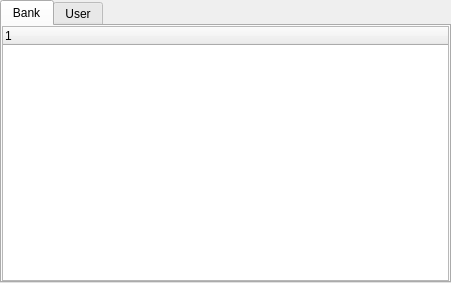
<?xml version="1.0" encoding="UTF-8"?>
<ui version="4.0">
 <class>wgVtxFile</class>
 <widget class="QWidget" name="wgVtxFile">
  <property name="geometry">
   <rect>
    <x>0</x>
    <y>0</y>
    <width>451</width>
    <height>283</height>
   </rect>
  </property>
  <property name="windowTitle">
   <string>VtxFile</string>
  </property>
  <layout class="QGridLayout" name="gridLayout_4">
   <property name="margin">
    <number>0</number>
   </property>
   <property name="spacing">
    <number>0</number>
   </property>
   <item row="0" column="0">
    <widget class="QTabWidget" name="tabWidget">
     <property name="currentIndex">
      <number>0</number>
     </property>
     <widget class="QWidget" name="tiBank">
      <attribute name="title">
       <string>Bank</string>
      </attribute>
      <layout class="QGridLayout" name="gridLayout_5">
       <property name="margin">
        <number>0</number>
       </property>
       <property name="spacing">
        <number>0</number>
       </property>
       <item row="0" column="0">
        <widget class="QTreeWidget" name="treeWidget">
         <column>
          <property name="text">
           <string notr="true">1</string>
          </property>
         </column>
        </widget>
       </item>
      </layout>
     </widget>
     <widget class="QWidget" name="tiUser">
      <attribute name="title">
       <string>User</string>
      </attribute>
      <layout class="QGridLayout" name="gridLayout">
       <property name="margin">
        <number>0</number>
       </property>
       <property name="spacing">
        <number>0</number>
       </property>
       <item row="0" column="0">
        <widget class="QTabWidget" name="tabFile">
         <property name="currentIndex">
          <number>0</number>
         </property>
         <widget class="QWidget" name="tiLoad">
          <attribute name="title">
           <string>Load</string>
          </attribute>
          <layout class="QGridLayout" name="gridLayout_3">
           <property name="horizontalSpacing">
            <number>0</number>
           </property>
           <property name="verticalSpacing">
            <number>2</number>
           </property>
           <property name="margin">
            <number>0</number>
           </property>
           <item row="6" column="0">
            <widget class="QPushButton" name="pbLoad">
             <property name="text">
              <string>Load</string>
             </property>
            </widget>
           </item>
           <item row="0" column="0">
            <widget class="QLabel" name="lImportTitle">
             <property name="minimumSize">
              <size>
               <width>0</width>
               <height>14</height>
              </size>
             </property>
             <property name="font">
              <font>
               <weight>75</weight>
               <bold>true</bold>
               <underline>true</underline>
              </font>
             </property>
             <property name="text">
              <string>Import Vertex Map</string>
             </property>
             <property name="alignment">
              <set>Qt::AlignCenter</set>
             </property>
            </widget>
           </item>
           <item row="1" column="0">
            <widget class="Line" name="line_4">
             <property name="orientation">
              <enum>Qt::Horizontal</enum>
             </property>
            </widget>
           </item>
           <item row="5" column="0">
            <widget class="Line" name="line_6">
             <property name="orientation">
              <enum>Qt::Horizontal</enum>
             </property>
            </widget>
           </item>
           <item row="2" column="0">
            <layout class="QHBoxLayout" name="hlImpRootPath">
             <property name="spacing">
              <number>2</number>
             </property>
             <item>
              <widget class="QLabel" name="lImpRootPath">
               <property name="minimumSize">
                <size>
                 <width>60</width>
                 <height>0</height>
                </size>
               </property>
               <property name="maximumSize">
                <size>
                 <width>60</width>
                 <height>20</height>
                </size>
               </property>
               <property name="text">
                <string>Root Path:</string>
               </property>
              </widget>
             </item>
             <item>
              <widget class="QLineEdit" name="leImpRootPath">
               <property name="readOnly">
                <bool>false</bool>
               </property>
              </widget>
             </item>
             <item>
              <widget class="QPushButton" name="pbSetImpPath">
               <property name="maximumSize">
                <size>
                 <width>16777215</width>
                 <height>20</height>
                </size>
               </property>
               <property name="text">
                <string>Set</string>
               </property>
              </widget>
             </item>
            </layout>
           </item>
           <item row="3" column="0">
            <widget class="Line" name="line_5">
             <property name="orientation">
              <enum>Qt::Horizontal</enum>
             </property>
            </widget>
           </item>
           <item row="4" column="0">
            <layout class="QHBoxLayout" name="hlExpMode_2">
             <property name="spacing">
              <number>12</number>
             </property>
             <item>
              <widget class="QLabel" name="lLoadMode">
               <property name="minimumSize">
                <size>
                 <width>60</width>
                 <height>0</height>
                </size>
               </property>
               <property name="maximumSize">
                <size>
                 <width>60</width>
                 <height>16777215</height>
                </size>
               </property>
               <property name="text">
                <string>Load Mode: </string>
               </property>
              </widget>
             </item>
             <item>
              <widget class="QCheckBox" name="cbImpAll">
               <property name="text">
                <string>All Vtx Maps</string>
               </property>
               <property name="checked">
                <bool>true</bool>
               </property>
               <attribute name="buttonGroup">
                <string notr="true">bgLoadMode</string>
               </attribute>
              </widget>
             </item>
             <item>
              <widget class="QCheckBox" name="cbImpSel">
               <property name="text">
                <string>Selected Vtx Map</string>
               </property>
               <attribute name="buttonGroup">
                <string notr="true">bgLoadMode</string>
               </attribute>
              </widget>
             </item>
             <item>
              <spacer name="horizontalSpacer_2">
               <property name="orientation">
                <enum>Qt::Horizontal</enum>
               </property>
               <property name="sizeHint" stdset="0">
                <size>
                 <width>40</width>
                 <height>20</height>
                </size>
               </property>
              </spacer>
             </item>
            </layout>
           </item>
           <item row="7" column="0">
            <spacer name="verticalSpacer">
             <property name="orientation">
              <enum>Qt::Vertical</enum>
             </property>
             <property name="sizeHint" stdset="0">
              <size>
               <width>20</width>
               <height>40</height>
              </size>
             </property>
            </spacer>
           </item>
          </layout>
         </widget>
         <widget class="QWidget" name="tiSave">
          <attribute name="title">
           <string>Save</string>
          </attribute>
          <layout class="QGridLayout" name="gridLayout_2">
           <property name="horizontalSpacing">
            <number>0</number>
           </property>
           <property name="verticalSpacing">
            <number>2</number>
           </property>
           <property name="margin">
            <number>0</number>
           </property>
           <item row="2" column="0">
            <layout class="QHBoxLayout" name="hlExpRootPath">
             <property name="spacing">
              <number>2</number>
             </property>
             <item>
              <widget class="QLabel" name="lExpRootPath">
               <property name="minimumSize">
                <size>
                 <width>60</width>
                 <height>0</height>
                </size>
               </property>
               <property name="maximumSize">
                <size>
                 <width>60</width>
                 <height>16777215</height>
                </size>
               </property>
               <property name="text">
                <string>Root Path:</string>
               </property>
              </widget>
             </item>
             <item>
              <widget class="QLineEdit" name="leExpRootPath">
               <property name="readOnly">
                <bool>false</bool>
               </property>
              </widget>
             </item>
             <item>
              <widget class="QPushButton" name="pbSetExpPath">
               <property name="maximumSize">
                <size>
                 <width>16777215</width>
                 <height>20</height>
                </size>
               </property>
               <property name="text">
                <string>Set</string>
               </property>
              </widget>
             </item>
            </layout>
           </item>
           <item row="0" column="0">
            <widget class="QLabel" name="lExportTitle">
             <property name="font">
              <font>
               <weight>75</weight>
               <bold>true</bold>
               <underline>true</underline>
              </font>
             </property>
             <property name="text">
              <string>Export Vertex Map</string>
             </property>
             <property name="alignment">
              <set>Qt::AlignCenter</set>
             </property>
            </widget>
           </item>
           <item row="6" column="0">
            <widget class="QPushButton" name="pbSave">
             <property name="text">
              <string>Save</string>
             </property>
            </widget>
           </item>
           <item row="5" column="0">
            <widget class="Line" name="line_3">
             <property name="orientation">
              <enum>Qt::Horizontal</enum>
             </property>
            </widget>
           </item>
           <item row="1" column="0">
            <widget class="Line" name="line">
             <property name="orientation">
              <enum>Qt::Horizontal</enum>
             </property>
            </widget>
           </item>
           <item row="3" column="0">
            <widget class="Line" name="line_2">
             <property name="orientation">
              <enum>Qt::Horizontal</enum>
             </property>
            </widget>
           </item>
           <item row="4" column="0">
            <layout class="QHBoxLayout" name="hlExpMode">
             <property name="spacing">
              <number>12</number>
             </property>
             <item>
              <widget class="QLabel" name="lSaveMode">
               <property name="minimumSize">
                <size>
                 <width>60</width>
                 <height>0</height>
                </size>
               </property>
               <property name="maximumSize">
                <size>
                 <width>60</width>
                 <height>16777215</height>
                </size>
               </property>
               <property name="text">
                <string>Save Mode: </string>
               </property>
              </widget>
             </item>
             <item>
              <widget class="QCheckBox" name="cbExpAll">
               <property name="text">
                <string>All Vtx Maps</string>
               </property>
               <property name="checked">
                <bool>true</bool>
               </property>
               <attribute name="buttonGroup">
                <string notr="true">bgSaveMode</string>
               </attribute>
              </widget>
             </item>
             <item>
              <widget class="QCheckBox" name="cbExpSel">
               <property name="text">
                <string>Selected Vtx Map</string>
               </property>
               <attribute name="buttonGroup">
                <string notr="true">bgSaveMode</string>
               </attribute>
              </widget>
             </item>
             <item>
              <spacer name="horizontalSpacer">
               <property name="orientation">
                <enum>Qt::Horizontal</enum>
               </property>
               <property name="sizeHint" stdset="0">
                <size>
                 <width>40</width>
                 <height>20</height>
                </size>
               </property>
              </spacer>
             </item>
            </layout>
           </item>
           <item row="7" column="0">
            <spacer name="verticalSpacer_2">
             <property name="orientation">
              <enum>Qt::Vertical</enum>
             </property>
             <property name="sizeHint" stdset="0">
              <size>
               <width>20</width>
               <height>40</height>
              </size>
             </property>
            </spacer>
           </item>
          </layout>
         </widget>
        </widget>
       </item>
      </layout>
     </widget>
    </widget>
   </item>
  </layout>
 </widget>
 <resources/>
 <connections/>
 <buttongroups>
  <buttongroup name="bgSaveMode"/>
  <buttongroup name="bgLoadMode"/>
 </buttongroups>
</ui>
